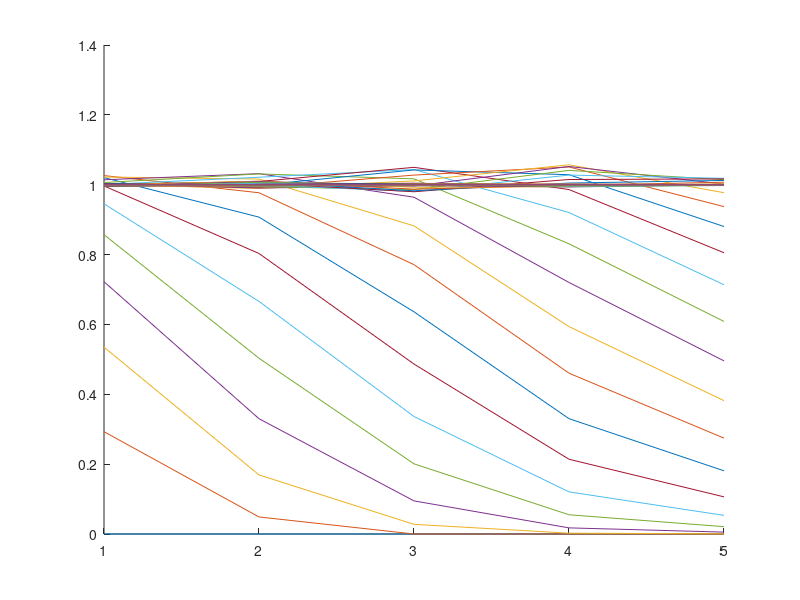

Source code (MATLAB):
clear; clc; close all;

% Description: Solves the given set of equations in matrix form using
% Runge-Kutta method

U = 1;
nu = 0.025;
Nx = 6;
N = Nx-1;
dx = 1/(Nx-1);

A = diag(ones(1,N-1),1) + diag(-1*ones(1,N-1),-1);
A(end,end) = 2;
A(end,end-1) = -2;

B = diag(ones(1,N-1),1) + diag(-2*ones(1,N),0) + diag(ones(1,N-1),-1);
B(end,end) = 1;
B(end,end-1) = -2;
B(end,end-2) = 1;

Ldash =  -U/2/dx *  A + nu/dx^2 * B;

P = zeros(N,1);
P(1) = U/2/dx + nu/dx^2;

tspan = [0,15];
dt = 0.1;
phi0 = zeros(N,1);
t           = tspan(1):dt:tspan(2);
nt          = numel(t);
phi           = zeros(nt, numel(phi0));
phi(1,:)      = phi0;

for i = 1:nt-1
    phimid = phi(i,:)'       + dt /2 * (Ldash * phi(i,:)' + P); 
    phi(i+1,:) = phi(i,:)'   + dt    * (Ldash * phimid + P);
end

hold on

for i = 1:size(phi,1)
%     if any(t(i) == [0 5 10 15]) 
        plot(phi(i,:))
%     end
end